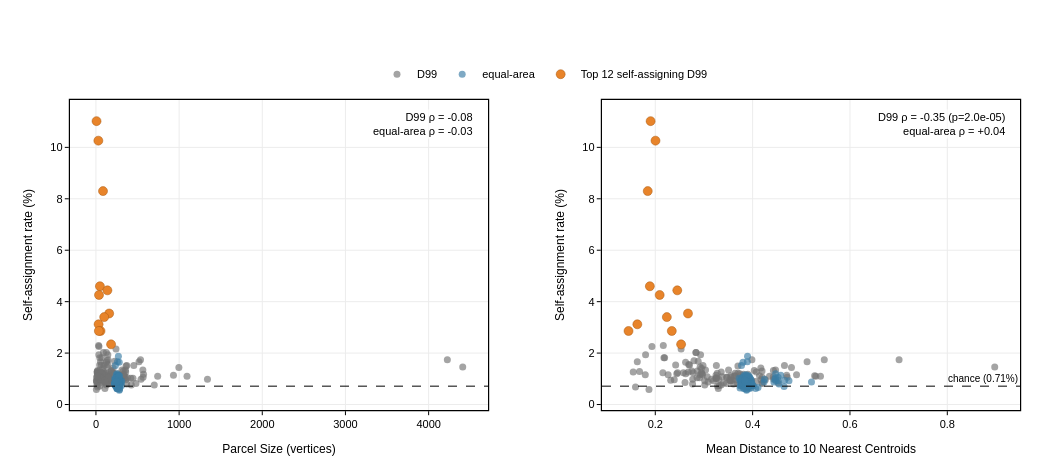

The code cell stored with this chart in its notebook:
### Markdown cell above
## 2–3. Self-assignment vs size and crowding

Under the Hungarian null, D99 self-assignment is **flat in parcel size** but **rises sharply
with centroid crowding**; the worst-permuted parcels (orange) form the crowded ventral/anterior
paralimbic cluster. The equal-area atlas is flat on both axes — the same spin machinery, no bias.

### Code cell
GREY, BLUE, ORANGE = 'rgb(115,115,115)', '#3a7ca5', '#e8842a'
sr, sru = self_rate * 100, self_rate_u * 100
rs_u = spearmanr(sizes_u, self_rate_u)[0]
rc_u = spearmanr(crowd_u, self_rate_u)[0]

_AX = dict(showline=True, linecolor='black', linewidth=1.2, mirror=True,
           ticks='outside', tickcolor='black', ticklen=4,
           showgrid=True, gridcolor='#ececec', zeroline=False,
           tickfont=dict(family='Helvetica', size=11, color='black'),
           title_font=dict(family='Helvetica', size=12, color='black'))

fig = make_subplots(rows=1, cols=2, horizontal_spacing=0.12)

def _panel(xr, xu, xw, showleg):
    return [
        go.Scatter(x=xr, y=sr, mode='markers', name='D99', legendgroup='d99',
                   showlegend=showleg,
                   marker=dict(size=7, color=GREY, opacity=0.65, line=dict(width=0))),
        go.Scatter(x=xu, y=sru, mode='markers', name='equal-area', legendgroup='eqa',
                   showlegend=showleg,
                   marker=dict(size=7, color=BLUE, opacity=0.65, line=dict(width=0))),
        go.Scatter(x=xw, y=sr[worst], mode='markers', name='Top 12 self-assigning D99',
                   legendgroup='worst', showlegend=showleg,
                   marker=dict(size=9, color=ORANGE, line=dict(width=0.5, color='#a85a12'))),
    ]

for t in _panel(sizes, sizes_u, sizes[worst], True):
    fig.add_trace(t, row=1, col=1)
for t in _panel(crowd, crowd_u, crowd[worst], False):
    fig.add_trace(t, row=1, col=2)

fig.add_hline(y=100 * chance, line=dict(color='black', width=1, dash='dash'), row=1, col=1)
fig.add_hline(y=100 * chance, line=dict(color='black', width=1, dash='dash'), row=1, col=2,
              annotation_text=f'chance ({100*chance:.2f}%)',
              annotation_position='top right',
              annotation_font=dict(size=10, color='black'))

fig.add_annotation(xref='x domain', yref='y domain', x=0.97, y=0.97,
                   xanchor='right', yanchor='top', showarrow=False, align='right',
                   text=f'D99 &#961; = {rs_size:+.2f}<br>equal-area &#961; = {rs_u:+.2f}',
                   font=dict(family='Helvetica', size=11, color='black'),
                   bgcolor='rgba(255,255,255,0.7)')
fig.add_annotation(xref='x2 domain', yref='y2 domain', x=0.97, y=0.97,
                   xanchor='right', yanchor='top', showarrow=False, align='right',
                   text=f'D99 &#961; = {rc_crowd:+.2f} (p={pc_crowd:.1e})<br>'
                        f'equal-area &#961; = {rc_u:+.2f}',
                   font=dict(family='Helvetica', size=11, color='black'),
                   bgcolor='rgba(255,255,255,0.7)')

fig.update_xaxes(title_text='Parcel Size (vertices)', row=1, col=1, **_AX)
fig.update_xaxes(title_text='Mean Distance to 10 Nearest Centroids',
                 row=1, col=2, **_AX)
fig.update_yaxes(title_text='Self-assignment rate (%)', row=1, col=1, **_AX)
fig.update_yaxes(title_text='Self-assignment rate (%)', row=1, col=2, **_AX)

fig.update_layout(
    template='plotly_white', width=1050, height=470,
    paper_bgcolor='white', plot_bgcolor='white',
    font=dict(family='Helvetica', color='black'),
    title=dict(text='',
               x=0.5, xanchor='center', font=dict(size=14, color='black')),
    legend=dict(orientation='h', y=1.13, x=0.5, xanchor='center',
                font=dict(size=11, color='black')),
    margin=dict(l=70, r=30, t=100, b=60))
fig.show(config={'toImageButtonOptions': {'scale': 3}})

### Figure 1 — Plotly figure (JSON) as saved in the notebook; plotly's stock layout.template omitted (floating-point values rounded to 4 significant figures; data arrays with more than 128 entries replaced by an {"elided": "..."} marker saying what was removed)
{"data": [{"legendgroup": "d99", "marker": {"color": "rgb(115,115,115)", "line": {"width": 0}, "opacity": 0.65, "size": 7}, "mode": "markers", "name": "D99", "showlegend": true, "type": "scatter", "x": {"elided": "140 int values"}, "xaxis": "x", "y": {"elided": "140 float values"}, "yaxis": "y"}, {"legendgroup": "eqa", "marker": {"color": "#3a7ca5", "line": {"width": 0}, "opacity": 0.65, "size": 7}, "mode": "markers", "name": "equal-area", "showlegend": true, "type": "scatter", "x": {"elided": "140 int values"}, "xaxis": "x", "y": {"elided": "140 float values"}, "yaxis": "y"}, {"legendgroup": "worst", "marker": {"color": "#e8842a", "line": {"color": "#a85a12", "width": 0.5}, "size": 9}, "mode": "markers", "name": "Top 12 self-assigning D99", "showlegend": true, "type": "scatter", "x": [7, 29, 85, 48, 138, 37, 159, 99, 32, 55, 35, 182], "xaxis": "x", "y": [11.02, 10.26, 8.3, 4.6, 4.44, 4.26, 3.54, 3.4, 3.12, 2.86, 2.86, 2.34], "yaxis": "y"}, {"legendgroup": "d99", "marker": {"color": "rgb(115,115,115)", "line": {"width": 0}, "opacity": 0.65, "size": 7}, "mode": "markers", "name": "D99", "showlegend": false, "type": "scatter", "x": {"elided": "140 float values"}, "xaxis": "x2", "y": {"elided": "140 float values"}, "yaxis": "y2"}, {"legendgroup": "eqa", "marker": {"color": "#3a7ca5", "line": {"width": 0}, "opacity": 0.65, "size": 7}, "mode": "markers", "name": "equal-area", "showlegend": false, "type": "scatter", "x": {"elided": "140 float values"}, "xaxis": "x2", "y": {"elided": "140 float values"}, "yaxis": "y2"}, {"legendgroup": "worst", "marker": {"color": "#e8842a", "line": {"color": "#a85a12", "width": 0.5}, "size": 9}, "mode": "markers", "name": "Top 12 self-assigning D99", "showlegend": false, "type": "scatter", "x": [0.1904, 0.2004, 0.1845, 0.1888, 0.2452, 0.209, 0.2672, 0.2237, 0.1631, 0.2339, 0.145, 0.253], "xaxis": "x2", "y": [11.02, 10.26, 8.3, 4.6, 4.44, 4.26, 3.54, 3.4, 3.12, 2.86, 2.86, 2.34], "yaxis": "y2"}], "layout": {"annotations": [{"font": {"color": "black", "size": 10}, "showarrow": false, "text": "chance (0.71%)", "x": 1, "xanchor": "right", "xref": "x2 domain", "y": 0.7143, "yanchor": "bottom", "yref": "y2"}, {"align": "right", "bgcolor": "rgba(255,255,255,0.7)", "font": {"color": "black", "family": "Helvetica", "size": 11}, "showarrow": false, "text": "D99 &#961; = -0.08<br>equal-area &#961; = -0.03", "x": 0.97, "xanchor": "right", "xref": "x domain", "y": 0.97, "yanchor": "top", "yref": "y domain"}, {"align": "right", "bgcolor": "rgba(255,255,255,0.7)", "font": {"color": "black", "family": "Helvetica", "size": 11}, "showarrow": false, "text": "D99 &#961; = -0.35 (p=2.0e-05)<br>equal-area &#961; = +0.04", "x": 0.97, "xanchor": "right", "xref": "x2 domain", "y": 0.97, "yanchor": "top", "yref": "y2 domain"}], "font": {"color": "black", "family": "Helvetica"}, "height": 470, "legend": {"font": {"color": "black", "size": 11}, "orientation": "h", "x": 0.5, "xanchor": "center", "y": 1.13}, "margin": {"b": 60, "l": 70, "r": 30, "t": 100}, "paper_bgcolor": "white", "plot_bgcolor": "white", "shapes": [{"line": {"color": "black", "dash": "dash", "width": 1}, "type": "line", "x0": 0, "x1": 1, "xref": "x domain", "y0": 0.7143, "y1": 0.7143, "yref": "y"}, {"line": {"color": "black", "dash": "dash", "width": 1}, "type": "line", "x0": 0, "x1": 1, "xref": "x2 domain", "y0": 0.7143, "y1": 0.7143, "yref": "y2"}], "title": {"font": {"color": "black", "size": 14}, "text": "", "x": 0.5, "xanchor": "center"}, "width": 1050, "xaxis": {"anchor": "y", "domain": [0, 0.44], "gridcolor": "#ececec", "linecolor": "black", "linewidth": 1.2, "mirror": true, "showgrid": true, "showline": true, "tickcolor": "black", "tickfont": {"color": "black", "family": "Helvetica", "size": 11}, "ticklen": 4, "ticks": "outside", "title": {"font": {"color": "black", "family": "Helvetica", "size": 12}, "text": "Parcel Size (vertices)"}, "zeroline": false}, "xaxis2": {"anchor": "y2", "domain": [0.56, 1], "gridcolor": "#ececec", "linecolor": "black", "linewidth": 1.2, "mirror": true, "showgrid": true, "showline": true, "tickcolor": "black", "tickfont": {"color": "black", "family": "Helvetica", "size": 11}, "ticklen": 4, "ticks": "outside", "title": {"font": {"color": "black", "family": "Helvetica", "size": 12}, "text": "Mean Distance to 10 Nearest Centroids"}, "zeroline": false}, "yaxis": {"anchor": "x", "domain": [0, 1], "gridcolor": "#ececec", "linecolor": "black", "linewidth": 1.2, "mirror": true, "showgrid": true, "showline": true, "tickcolor": "black", "tickfont": {"color": "black", "family": "Helvetica", "size": 11}, "ticklen": 4, "ticks": "outside", "title": {"font": {"color": "black", "family": "Helvetica", "size": 12}, "text": "Self-assignment rate (%)"}, "zeroline": false}, "yaxis2": {"anchor": "x2", "domain": [0, 1], "gridcolor": "#ececec", "linecolor": "black", "linewidth": 1.2, "mirror": true, "showgrid": true, "showline": true, "tickcolor": "black", "tickfont": {"color": "black", "family": "Helvetica", "size": 11}, "ticklen": 4, "ticks": "outside", "title": {"font": {"color": "black", "family": "Helvetica", "size": 12}, "text": "Self-assignment rate (%)"}, "zeroline": false}}}
